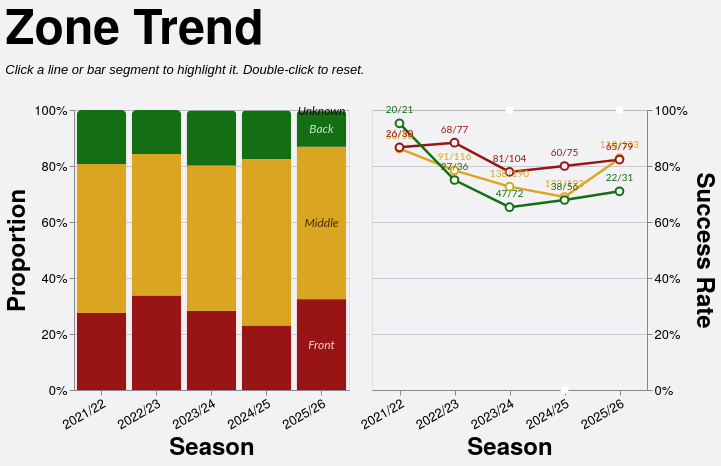

Describe this chart as a Vega-Lite specification.
### Vega-Lite specification from a JSON file in a GitHub repository (floating-point values rounded to 4 significant figures; data arrays with more than 128 entries replaced by an {"elided": "..."} marker saying what was removed)
{"config": {"axis": {"labelFont": "PT Sans Narrow, Helvetica Neue, Helvetica, Arial, sans-serif", "titleFont": "PT Sans Narrow, Helvetica Neue, Helvetica, Arial, sans-serif", "labelFontSize": 13, "titleFontSize": 24, "gridColor": "#202947", "gridOpacity": 0.2, "zindex": 1}, "text": {"font": "Lato, sans-serif"}, "bar": {"cornerRadiusEnd": 5}, "header": {"labelFont": "PT Sans Narrow, Helvetica Neue, Helvetica, Arial, sans-serif", "titleFont": "PT Sans Narrow, Helvetica Neue, Helvetica, Arial, sans-serif", "labelFontSize": 24, "titleFontSize": 28, "labelFontWeight": "bold", "orient": "left"}, "legend": {"labelFont": "PT Sans Narrow, Helvetica Neue, Helvetica, Arial, sans-serif", "titleFont": "PT Sans Narrow, Helvetica Neue, Helvetica, Arial, sans-serif", "labelFontSize": 14, "titleFontSize": 16, "titlePadding": 5, "fillColor": "white", "strokeColor": "black", "padding": 10, "titleFontWeight": "lighter", "titleFontStyle": "italic", "titleColor": "gray", "offset": 10}, "title": {"font": "PT Sans Narrow, Helvetica Neue, Helvetica, Arial, sans-serif", "fontSize": 48, "fontWeight": "bold", "anchor": "start", "align": "center", "titlePadding": 20, "subtitlePadding": 10, "subtitleFontSize": 13, "subtitleColor": "", "subtitleFontStyle": "italic", "offset": 15, "color": "black"}, "axisX": {"labelAngle": 0}, "facet": {"title": null, "header": null, "align": {"row": "each", "column": "each"}}, "resolve": {"scale": {"y": "independent", "facet": "independent"}}, "background": "#f2f1f4", "scale": {"offsetBandPaddingOuter": 0.2, "offsetBandPaddingInner": 0.1}}, "hconcat": [{"layer": [{"mark": {"type": "bar", "opacity": 0.85}, "encoding": {"color": {"field": "area", "legend": null, "scale": {"domain": ["Front", "Middle", "Back"], "range": ["#991515", "goldenrod", "#146f14"]}, "sort": ["Front", "Middle", "Back"], "type": "nominal"}, "opacity": {"condition": {"param": "param_11", "value": 1.0, "empty": true}, "value": 0.2}, "order": {"field": "stack_order", "sort": "ascending", "type": "quantitative"}, "stroke": {"value": "transparent"}, "tooltip": [{"field": "season", "title": "Season", "type": "nominal"}, {"field": "area", "title": "Zone", "type": "nominal"}, {"field": "attempts", "format": ",.0f", "title": "Attempts", "type": "quantitative"}, {"field": "won", "format": ",.0f", "title": "Won", "type": "quantitative"}, {"field": "success_rate", "format": ".1%", "title": "Success Rate", "type": "quantitative"}], "x": {"axis": {"labelAngle": -30}, "field": "season", "sort": ["2021/22", "2022/23", "2023/24", "2024/25", "2025/26"], "title": "Season", "type": "nominal"}, "y": {"axis": {"format": "%", "orient": "left"}, "field": "attempts", "stack": "normalize", "title": "Proportion", "type": "quantitative"}}, "name": "view_7", "transform": [{"filter": "(loSquad == 'All' || datum.squad == loSquad) && (loGameType == 'All' || (loGameType == 'League + Cup' && (datum.game_type == 'League' || datum.game_type == 'Cup')) || (loGameType == 'League only' && datum.game_type == 'League') || datum.game_type == loGameType) && (loThrower == 'All' || datum.thrower == loThrower) && (loJumper == 'All' || datum.jumper == loJumper) && (loNumbers == 'All' || datum.numbers == loNumbers)"}, {"aggregate": [{"op": "count", "as": "attempts"}, {"op": "sum", "field": "won", "as": "won"}], "groupby": ["season", "area"]}, {"calculate": "datum.won / datum.attempts", "as": "success_rate"}, {"calculate": "datum.won + '/' + datum.attempts", "as": "won_attempts_label"}, {"calculate": "datum.area == 'Front' ? 0 : datum.area == 'Middle' ? 1 : datum.area == 'Back' ? 2 : 999", "as": "stack_order"}]}, {"mark": {"type": "text", "align": "center", "baseline": "middle", "fontSize": 12, "fontStyle": "italic"}, "encoding": {"color": {"field": "text_label_color", "legend": null, "scale": null, "type": "nominal"}, "opacity": {"condition": {"param": "param_11", "value": 0.9, "empty": true}, "value": 0.3}, "text": {"field": "area", "type": "nominal"}, "x": {"axis": {"labelAngle": -30}, "field": "season", "sort": ["2021/22", "2022/23", "2023/24", "2024/25", "2025/26"], "title": "Season", "type": "nominal"}, "y": {"field": "mid_y", "scale": {"domain": [0, 1]}, "type": "quantitative"}}, "transform": [{"filter": "(loSquad == 'All' || datum.squad == loSquad) && (loGameType == 'All' || (loGameType == 'League + Cup' && (datum.game_type == 'League' || datum.game_type == 'Cup')) || (loGameType == 'League only' && datum.game_type == 'League') || datum.game_type == loGameType) && (loThrower == 'All' || datum.thrower == loThrower) && (loJumper == 'All' || datum.jumper == loJumper) && (loNumbers == 'All' || datum.numbers == loNumbers)"}, {"aggregate": [{"op": "count", "as": "attempts"}, {"op": "sum", "field": "won", "as": "won"}], "groupby": ["season", "area"]}, {"calculate": "datum.won / datum.attempts", "as": "success_rate"}, {"calculate": "datum.won + '/' + datum.attempts", "as": "won_attempts_label"}, {"calculate": "datum.area == 'Front' ? 0 : datum.area == 'Middle' ? 1 : datum.area == 'Back' ? 2 : 999", "as": "stack_order"}, {"joinaggregate": [{"op": "sum", "field": "attempts", "as": "season_total"}], "groupby": ["season"]}, {"calculate": "datum.attempts / datum.season_total", "as": "proportion"}, {"window": [{"op": "sum", "field": "proportion", "as": "cum_prop"}], "frame": [null, 0], "groupby": ["season"], "sort": [{"field": "stack_order", "order": "ascending"}]}, {"calculate": "datum.cum_prop - datum.proportion / 2", "as": "mid_y"}, {"calculate": "datum.area == 'Front' ? '#fce8e8' : datum.area == 'Middle' ? '#3d2000' : datum.area == 'Back' ? '#d4f5d4' : 'black'", "as": "text_label_color"}, {"calculate": "toNumber(split(datum.season, '/')[0])", "as": "season_order_num"}, {"window": [{"op": "row_number", "field": "", "as": "season_rank"}], "groupby": ["area"], "sort": [{"field": "season_order_num", "order": "descending"}]}, {"filter": "datum.season_rank == 1"}]}], "height": 280, "width": {"step": 55}}, {"layer": [{"mark": {"type": "line", "point": {"fill": "white", "filled": false, "size": 60}, "strokeWidth": 2.5}, "encoding": {"color": {"field": "area", "legend": null, "scale": {"domain": ["Front", "Middle", "Back"], "range": ["#991515", "goldenrod", "#146f14"]}, "sort": ["Front", "Middle", "Back"], "type": "nominal"}, "detail": {"field": "area", "type": "nominal"}, "opacity": {"condition": {"param": "param_11", "value": 1.0, "empty": true}, "value": 0.2}, "tooltip": [{"field": "season", "title": "Season", "type": "nominal"}, {"field": "area", "title": "Zone", "type": "nominal"}, {"field": "attempts", "format": ",.0f", "title": "Attempts", "type": "quantitative"}, {"field": "won", "format": ",.0f", "title": "Won", "type": "quantitative"}, {"field": "success_rate", "format": ".1%", "title": "Success Rate", "type": "quantitative"}], "x": {"axis": {"labelAngle": -30}, "field": "season", "sort": ["2021/22", "2022/23", "2023/24", "2024/25", "2025/26"], "title": "Season", "type": "nominal"}, "y": {"axis": {"format": "%", "orient": "right"}, "field": "success_rate", "scale": {"domainMax": 1, "nice": true}, "title": "Success Rate", "type": "quantitative"}}, "name": "view_8", "transform": [{"filter": "(loSquad == 'All' || datum.squad == loSquad) && (loGameType == 'All' || (loGameType == 'League + Cup' && (datum.game_type == 'League' || datum.game_type == 'Cup')) || (loGameType == 'League only' && datum.game_type == 'League') || datum.game_type == loGameType) && (loThrower == 'All' || datum.thrower == loThrower) && (loJumper == 'All' || datum.jumper == loJumper) && (loNumbers == 'All' || datum.numbers == loNumbers)"}, {"aggregate": [{"op": "count", "as": "attempts"}, {"op": "sum", "field": "won", "as": "won"}], "groupby": ["season", "area"]}, {"calculate": "datum.won / datum.attempts", "as": "success_rate"}, {"calculate": "datum.won + '/' + datum.attempts", "as": "won_attempts_label"}]}, {"mark": {"type": "text", "align": "center", "baseline": "bottom", "dy": -8, "fontSize": 10}, "encoding": {"color": {"field": "area", "legend": null, "scale": {"domain": ["Front", "Middle", "Back"], "range": ["#991515", "goldenrod", "#146f14"]}, "sort": ["Front", "Middle", "Back"], "type": "nominal"}, "detail": {"field": "area", "type": "nominal"}, "opacity": {"condition": {"param": "param_11", "value": 1.0, "empty": true}, "value": 0.2}, "text": {"field": "won_attempts_label", "type": "nominal"}, "x": {"axis": {"labelAngle": -30}, "field": "season", "sort": ["2021/22", "2022/23", "2023/24", "2024/25", "2025/26"], "title": "Season", "type": "nominal"}, "y": {"axis": {"format": "%", "orient": "right"}, "field": "success_rate", "scale": {"domainMax": 1, "nice": true}, "title": "Success Rate", "type": "quantitative"}}, "transform": [{"filter": "(loSquad == 'All' || datum.squad == loSquad) && (loGameType == 'All' || (loGameType == 'League + Cup' && (datum.game_type == 'League' || datum.game_type == 'Cup')) || (loGameType == 'League only' && datum.game_type == 'League') || datum.game_type == loGameType) && (loThrower == 'All' || datum.thrower == loThrower) && (loJumper == 'All' || datum.jumper == loJumper) && (loNumbers == 'All' || datum.numbers == loNumbers)"}, {"aggregate": [{"op": "count", "as": "attempts"}, {"op": "sum", "field": "won", "as": "won"}], "groupby": ["season", "area"]}, {"calculate": "datum.won / datum.attempts", "as": "success_rate"}, {"calculate": "datum.won + '/' + datum.attempts", "as": "won_attempts_label"}]}], "height": 280, "width": {"step": 55}}], "data": {"name": "data-15e79532cff8ae58bb045c3a34749407"}, "params": [{"name": "loSquad", "value": "All"}, {"name": "loSeason", "value": "All"}, {"name": "loGameType", "value": "All"}, {"name": "loThrower", "value": "All"}, {"name": "loJumper", "value": "All"}, {"name": "loArea", "value": "All"}, {"name": "loNumbers", "value": "All"}, {"name": "param_11", "select": {"type": "point", "clear": "dblclick", "fields": ["area"], "on": "click"}, "views": ["view_7", "view_8"]}], "resolve": {"scale": {"color": "shared"}}, "spacing": 8, "title": {"text": "Zone Trend", "subtitle": "Click a line or bar segment to highlight it. Double-click to reset."}, "$schema": "https://vega.github.io/schema/vega-lite/v5.20.1.json", "datasets": {"data-15e79532cff8ae58bb045c3a34749407": {"elided": "1274 records"}}}
